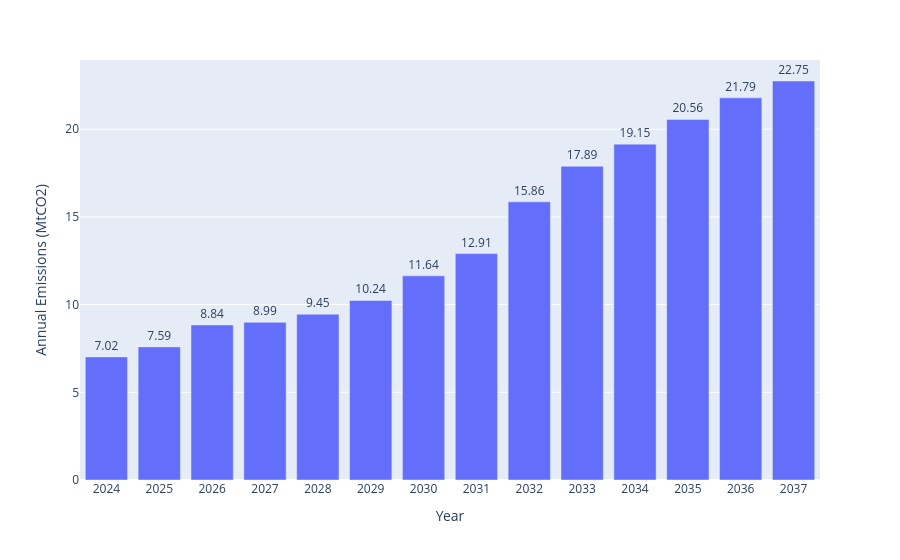

Source (notebook cell):
### Code cell
em_xm = pd.read_csv(emissions)
em_sw = pd.read_csv(model_outputs_path+'/emissions.csv')
sw.scenarios.annual_emmissions(em_xm, 'PERIOD', 'AnnualEmissions_tCO2_per_yr')

### Figure 1 — Plotly figure (JSON) as saved in the notebook; plotly's stock layout.template omitted (floating-point values rounded to 4 significant figures)
{"data": [{"alignmentgroup": "True", "hovertemplate": "Year=%{x}<br>Annual Emissions (MtCO2)=%{text}<extra></extra>", "legendgroup": "", "marker": {"color": "#636efa", "pattern": {"shape": ""}}, "name": "", "offsetgroup": "", "orientation": "v", "showlegend": false, "text": [7.02, 7.59, 8.84, 8.99, 9.45, 10.24, 11.64, 12.91, 15.86, 17.89, 19.15, 20.56, 21.79, 22.75], "textposition": "outside", "texttemplate": "%{text:.2f}", "type": "bar", "x": [2024, 2025, 2026, 2027, 2028, 2029, 2030, 2031, 2032, 2033, 2034, 2035, 2036, 2037], "xaxis": "x", "y": [7.02, 7.59, 8.84, 8.99, 9.45, 10.24, 11.64, 12.91, 15.86, 17.89, 19.15, 20.56, 21.79, 22.75], "yaxis": "y"}], "layout": {"barmode": "relative", "legend": {"tracegroupgap": 0}, "margin": {"t": 60}, "xaxis": {"anchor": "y", "domain": [0, 1], "tickvals": [2024, 2025, 2026, 2027, 2028, 2029, 2030, 2031, 2032, 2033, 2034, 2035, 2036, 2037], "title": {"text": "Year"}}, "yaxis": {"anchor": "x", "domain": [0, 1], "title": {"text": "Annual Emissions (MtCO2)"}}}}
